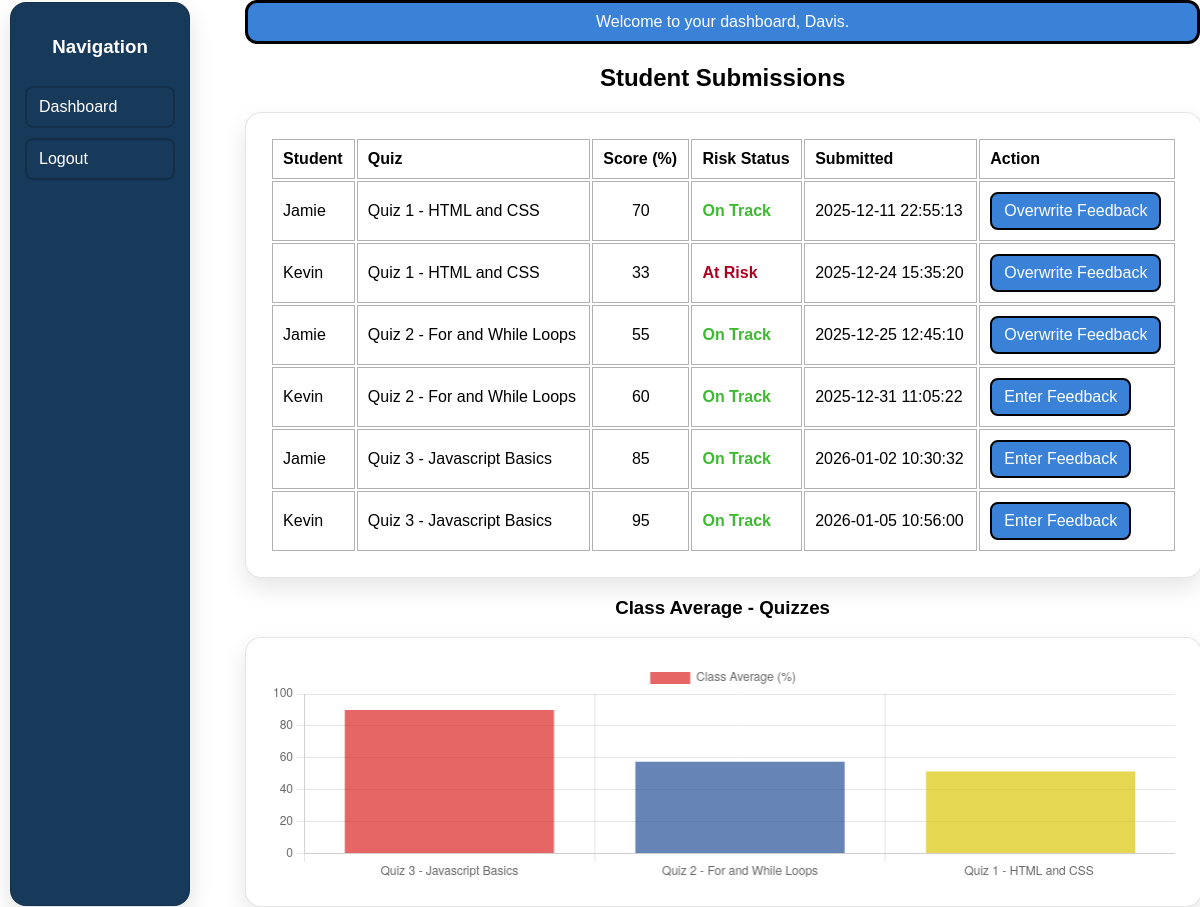
Page /teacher/teacher_dashboard.php (signed in) on the committed database.
### tables this page shows
CREATE TABLE `submission` (
  `submission_id` int(11) UNSIGNED NOT NULL,
  `user_id` int(11) UNSIGNED NOT NULL,
  `assessment_id` int(11) UNSIGNED NOT NULL,
  `score` int(11) NOT NULL,
  `submitted_at` datetime NOT NULL
);

CREATE TABLE `user` (
  `user_id` int(11) UNSIGNED NOT NULL,
  `username` varchar(50) NOT NULL,
  `password_hash` varchar(255) NOT NULL,
  `role` enum('student','teacher') NOT NULL DEFAULT current_timestamp()
);

CREATE TABLE `assessment` (
  `assessment_id` int(10) UNSIGNED NOT NULL,
  `title` varchar(100) NOT NULL,
  `assessment_date` date NOT NULL
);

### teacher/teacher_dashboard.php (the view, shortened to what this page needs)
<?php
require __DIR__ . "/../include/db.php";
$username = "Teacher";
if (isset($_SESSION["username"]))
{
    $username = $_SESSION["username"];
}
$sqlSelectSubmission = "SELECT subm.submission_id, subm.user_id AS student_id, subm.score, subm.submitted_at, user.username AS student_name,
assess.title AS quiz_title,
feedb.created_at AS feedback_created_at
FROM submission subm JOIN user ON user.user_id = subm.user_id
JOIN assessment assess ON assess.assessment_id = subm.assessment_id
LEFT JOIN feedback feedb ON feedb.submission_id = subm.submission_id
ORDER BY subm.submitted_at ASC";
$statementSubmission = $pdo -> prepare($sqlSelectSubmission);
$statementSubmission->execute();
$rowsSubmission = $statementSubmission->fetchAll();
$sqlQuizAverage = "SELECT assess.assessment_id, assess.title AS quiz_title,
ROUND(AVG(subm.score), 1) AS average_score
FROM assessment assess LEFT JOIN submission subm ON subm.assessment_id = assess.assessment_id
GROUP BY assess.assessment_id, assess.title ORDER BY assess.assessment_id DESC";
$statementAvg = $pdo -> prepare($sqlQuizAverage);
$statementAvg->execute();
$rowsAvg = $statementAvg->fetchAll();
$chartLabels = [];
$chartData = [];
foreach($rowsAvg as $rowAvg )
{
    $chartLabels[] = $rowAvg["quiz_title"];
 if ($rowAvg["average_score"] !== null)
    {
        $chartData[] = (float)$rowAvg["average_score"];
    }
        else
         {
            $chartData[] = 0;
         }
}
?>
<!DOCTYPE html>
<html>
<head>
<link rel="stylesheet" href="../css/styles.css">
<link rel="stylesheet" href="../css/dashboard.css">
</head>
<body>
<div class="dashboard_layout">
<aside class="dashboard_sidebar">
<h3 class="menu_text"> Navigation </h3>
<a class="dashboard_link" href="teacher_dashboard.php"> Dashboard </a>
<a class="dashboard_link" href="../logout.php"> Logout </a>
</aside>
<main class ="dashboard_main_content">
<p class="dashboard_welcome"> Welcome to your dashboard, <?php echo htmlspecialchars($username); ?>. </p>
<h2 class="result_quiz">Student Submissions </h2>
<div class ="card_dashboard">
<table class ="tbl_main">
        <tr>
            <th>Student</th>
            <th>Quiz</th>
            <th>Score (%)</th>
            <th>Risk Status</th>
            <th>Submitted</th>
            <th>Action</th>
        </tr>
<?php
     if(empty($rowsSubmission))
    {
    echo '<tr><td colspan="6">No submissions available.</td> </tr>';
    }
    else
        {
            foreach ($rowsSubmission as $row)
                {
                    $hasFeedback = false;
                    if ($row["feedback_created_at"] !== null)
                        {
                            $hasFeedback = true;
                        }
                        $score = (int)$row["score"];
                        $riskText = "On Track";
                        $riskClass = "risk_ontrack";
                    if ($score < 40)
                    {
                        $riskText = "At Risk";
                        $riskClass = "risk_atrisk";
                    }
                            echo "<tr>";
                            echo "<td>" . htmlspecialchars($row["student_name"]) . "</td>";
                            echo "<td>" . htmlspecialchars($row["quiz_title"]) . "</td>";
                            echo "<td class='dashboard_score'>" . htmlspecialchars($row["score"]) . "</td>";
                            echo "<td class='" . $riskClass . "'>" . $riskText . "</td>";
                            echo "<td>" . htmlspecialchars($row["submitted_at"]) . "</td>";
                            echo "<td>";
                            if ($hasFeedback)
                                {
                                 echo '<a class="btn_feedback" href="enter_feedback.php?submission_id=' . (int)$row["submission_id"] . '">Overwrite Feedback</a>';
                                }
                                else
                                    {
                                    echo '<a class="btn_feedback" href="enter_feedback.php?submission_id='  . (int)$row["submission_id"] . '">Enter Feedback</a>';
                                    }
                            echo "</td>";
                            echo "</tr>";
                }
        }
?>
</table>
</div>
<h3 class="score_overview"> Class Average - Quizzes </h3>
<div class ="card_dashboard">
<div class="chart_wrap">
<canvas id="class_avg_chart"></canvas>
</div>
</div>
<script>
 // similar in purpose to htmlspecialchars, json_encode is used to change PHP values to JSON format which is what Chart.js can read.
 const chartLabels = <?php echo json_encode($chartLabels); ?>; // chartLabels is an array converted to json.
 const averageValues = <?php echo json_encode($chartData); ?>; // PHP array used to get the averages from the sql query.
const context = document.getElementById("class_avg_chart").getContext("2d");
new Chart(context,
{
type: "bar",
data: {
labels: chartLabels,
datasets: [{
    label: "Class Average (%)",
    data: averageValues,
    backgroundColor:
    [
    "rgba(220, 38, 38, 0.7)", // Quiz 1 colour = red
    "rgba(37, 81, 151, 0.7)", // Quiz 2 colour = blue
    "rgba(220, 199, 11, 0.7)" // Quiz 3 colour = yellow
    ]
}]
},
options:
{
    responsive: true,
    maintainAspectRatio: false, // Allows the chart to use CSS for the dimensions (width and height for chart).
                                // Helps keep UI consistent across screens.
    scales:
    {
        y:
        {
            beginAtZero: true, max: 100
        }
    }
}
});
</script>
</main>
</div>
</body>
</html>

### css/styles.css (style rules this page uses)
body { margin: 0; font-family: Arial, sans-serif; }

### css/dashboard.css (style rules this page uses)
.tbl_main { width: 100%; border-collapse: separate; border-radius: 12px; }
.tbl_main th, .tbl_main td { padding: 10px; border: 1px solid rgba(0, 0, 0, 0.30); text-align: left; }
.tbl_main td.dashboard_score { text-align: center; }
.menu_text { color: white; text-align: center; }
.dashboard_welcome { display: block; width: 100%; max-width: 1200px; margin: 0 0 16px 0; padding: 10px 14px; text-align: center; color: white; background-color: #3A82D7; border: 3px solid #000; border-radius: 12px; box-sizing: border-box; }
.btn_feedback { display: inline-block; display: inline-block; color: white; padding: 8px 12px; border-color: black; border: 2px solid #000; border-radius: 8px; background-color: #3A82D7; text-decoration: none; }
.risk_ontrack { color: #3cba30; font-weight: 700; }
.risk_atrisk { color: #b00020; font-weight: 700; }
.score_overview { text-align: center; }
.card_dashboard { background-color: #ffffff; width: 95%; max-width: 1200px; margin: 0 auto; padding: 24px; border: 1px solid rgba(0, 0, 0, 0.10); border-radius: 16px; box-shadow: 0 10px 24px rgba(0,0,0,0.10); }
.dashboard_layout { display: flex; min-height: 100vh; gap: 45px; }
.dashboard_sidebar { display: flex; width: 220px; background: #183A5A; border: 1px solid rgba(0,0,0,0.18); border-radius: 16px; box-shadow: 0 10px 24px rgba(0,0,0,0.12); padding: 14px; margin: 2px 10px 1px 10px; flex-direction: column; gap: 10px; }
.dashboard_link { color: white; display: block; padding: 10px 12px; border: 2px solid rgba(0, 0, 0, 0.2); border-radius: 8px; text-decoration: none; }
.result_quiz { text-align: center; }
#class_avg_chart { width: 100%; height: 100%; }
.chart_wrap { min-width: 900px; height: 220px; margin: 0 auto; position: relative; }
.chart_wrap canvas { width: 100%; height: 100%; }

### rows in the picture
submission: user.username "Jamie", assessment.title "Quiz 1 - HTML and CSS", score "70", riskText "On Track", submitted_at "2025-12-11 22:55:13"
submission: user.username "Kevin", assessment.title "Quiz 1 - HTML and CSS", score "33", score "At Risk", submitted_at "2025-12-24 15:35:20"
submission: user.username "Jamie", assessment.title "Quiz 2 - For and While Loops", score "55", riskText "On Track", submitted_at "2025-12-25 12:45:10"
submission: user.username "Kevin", assessment.title "Quiz 2 - For and While Loops", score "60", riskText "On Track", submitted_at "2025-12-31 11:05:22"
submission: user.username "Jamie", assessment.title "Quiz 3 - Javascript Basics", score "85", riskText "On Track", submitted_at "2026-01-02 10:30:32"
submission: user.username "Kevin", assessment.title "Quiz 3 - Javascript Basics", score "95", riskText "On Track", submitted_at "2026-01-05 10:56:00"

### other values in the picture
$username "Davis"
chart data {{ json_encode($chartData) }} [90,57.5,51.5]
